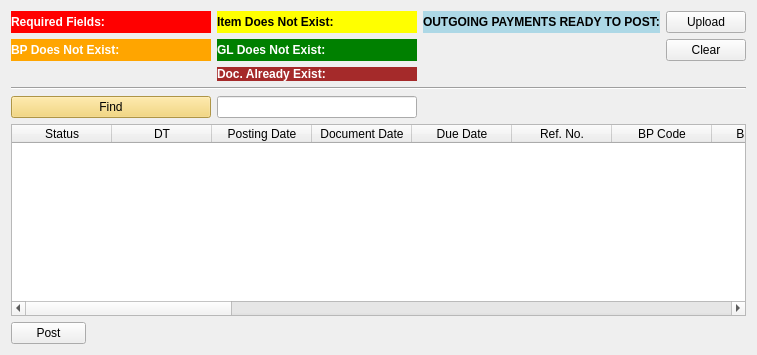
      <widget class="QWidget" name="tab_disbursement">
       <attribute name="title">
        <string>Disbursement</string>
       </attribute>
       <layout class="QGridLayout" name="gridLayout_5">
        <item row="3" column="0" colspan="4">
         <widget class="Line" name="line_4">
          <property name="orientation">
           <enum>Qt::Horizontal</enum>
          </property>
         </widget>
        </item>
        <item row="0" column="1">
         <widget class="QLabel" name="label_ovpm_total_item_not_exist">
          <property name="sizePolicy">
           <sizepolicy hsizetype="Fixed" vsizetype="Preferred">
            <horstretch>0</horstretch>
            <verstretch>0</verstretch>
           </sizepolicy>
          </property>
          <property name="minimumSize">
           <size>
            <width>200</width>
            <height>0</height>
           </size>
          </property>
          <property name="maximumSize">
           <size>
            <width>200</width>
            <height>16777215</height>
           </size>
          </property>
          <property name="styleSheet">
           <string notr="true">QLabel {
background-color:yellow;
color:black;
font-weight: bold
}</string>
          </property>
          <property name="text">
           <string>Item Does Not Exist:</string>
          </property>
         </widget>
        </item>
        <item row="7" column="0" colspan="4">
         <widget class="QTableWidget" name="tableWidget_ovpm">
          <property name="styleSheet">
           <string notr="true">QPushButton {
	background-color: #f3d162
}</string>
          </property>
          <column>
           <property name="text">
            <string>Status</string>
           </property>
          </column>
          <column>
           <property name="text">
            <string>DT</string>
           </property>
          </column>
          <column>
           <property name="text">
            <string>Posting Date</string>
           </property>
          </column>
          <column>
           <property name="text">
            <string>Document Date</string>
           </property>
          </column>
          <column>
           <property name="text">
            <string>Due Date</string>
           </property>
          </column>
          <column>
           <property name="text">
            <string>Ref. No.</string>
           </property>
          </column>
          <column>
           <property name="text">
            <string>BP Code</string>
           </property>
          </column>
          <column>
           <property name="text">
            <string>BP Name</string>
           </property>
          </column>
          <column>
           <property name="text">
            <string>Ctrl Acct</string>
           </property>
          </column>
          <column>
           <property name="text">
            <string>Unit</string>
           </property>
          </column>
          <column>
           <property name="text">
            <string>Unit Name</string>
           </property>
          </column>
          <column>
           <property name="text">
            <string>Doc. No.</string>
           </property>
          </column>
          <column>
           <property name="text">
            <string>Remarks</string>
           </property>
          </column>
          <column>
           <property name="text">
            <string>Intsr. No</string>
           </property>
          </column>
          <column>
           <property name="text">
            <string>Cont. No.</string>
           </property>
          </column>
          <column>
           <property name="text">
            <string>Clrng Doc.</string>
           </property>
          </column>
          <column>
           <property name="text">
            <string>Clrng DT</string>
           </property>
          </column>
          <column>
           <property name="text">
            <string>2nd Sub Acct</string>
           </property>
          </column>
          <column>
           <property name="text">
            <string>Line No.</string>
           </property>
          </column>
          <column>
           <property name="text">
            <string>Currency</string>
           </property>
          </column>
          <column>
           <property name="text">
            <string>Trans Amount</string>
           </property>
          </column>
          <column>
           <property name="text">
            <string>Line Total</string>
           </property>
          </column>
          <column>
           <property name="text">
            <string>SAP Doc Entry</string>
           </property>
          </column>
          <column>
           <property name="text">
            <string>Obj Type</string>
           </property>
          </column>
         </widget>
        </item>
        <item row="1" column="0">
         <widget class="QLabel" name="label_ovpm_total_bp_not_exist">
          <property name="sizePolicy">
           <sizepolicy hsizetype="Fixed" vsizetype="Preferred">
            <horstretch>0</horstretch>
            <verstretch>0</verstretch>
           </sizepolicy>
          </property>
          <property name="minimumSize">
           <size>
            <width>200</width>
            <height>0</height>
           </size>
          </property>
          <property name="maximumSize">
           <size>
            <width>200</width>
            <height>16777215</height>
           </size>
          </property>
          <property name="styleSheet">
           <string notr="true">QLabel {
background-color:orange;
color:white;
font-weight: bold
}</string>
          </property>
          <property name="text">
           <string>BP Does Not Exist:</string>
          </property>
         </widget>
        </item>
        <item row="2" column="1">
         <widget class="QLabel" name="label_ovpm_total_exist">
          <property name="sizePolicy">
           <sizepolicy hsizetype="Fixed" vsizetype="Preferred">
            <horstretch>0</horstretch>
            <verstretch>0</verstretch>
           </sizepolicy>
          </property>
          <property name="minimumSize">
           <size>
            <width>100</width>
            <height>0</height>
           </size>
          </property>
          <property name="maximumSize">
           <size>
            <width>200</width>
            <height>16777215</height>
           </size>
          </property>
          <property name="styleSheet">
           <string notr="true">QLabel {
background-color:brown;
color:white;
font-weight: bold
}</string>
          </property>
          <property name="text">
           <string>Doc. Already Exist:</string>
          </property>
         </widget>
        </item>
        <item row="4" column="1">
         <widget class="QLineEdit" name="lineEdit_5"/>
        </item>
        <item row="1" column="1">
         <widget class="QLabel" name="label_8">
          <property name="sizePolicy">
           <sizepolicy hsizetype="Fixed" vsizetype="Preferred">
            <horstretch>0</horstretch>
            <verstretch>0</verstretch>
           </sizepolicy>
          </property>
          <property name="minimumSize">
           <size>
            <width>200</width>
            <height>0</height>
           </size>
          </property>
          <property name="maximumSize">
           <size>
            <width>200</width>
            <height>16777215</height>
           </size>
          </property>
          <property name="styleSheet">
           <string notr="true">QLabel {
background-color:green;
color:white;
font-weight: bold
}</string>
          </property>
          <property name="text">
           <string>GL Does Not Exist:</string>
          </property>
         </widget>
        </item>
        <item row="4" column="0">
         <widget class="QPushButton" name="pushButton_5">
          <property name="styleSheet">
           <string notr="true">QPushButton {
	background-color: #f3d162
}</string>
          </property>
          <property name="text">
           <string>Find</string>
          </property>
         </widget>
        </item>
        <item row="0" column="0">
         <widget class="QLabel" name="label_7">
          <property name="sizePolicy">
           <sizepolicy hsizetype="Fixed" vsizetype="Preferred">
            <horstretch>0</horstretch>
            <verstretch>0</verstretch>
           </sizepolicy>
          </property>
          <property name="minimumSize">
           <size>
            <width>100</width>
            <height>0</height>
           </size>
          </property>
          <property name="maximumSize">
           <size>
            <width>200</width>
            <height>16777215</height>
           </size>
          </property>
          <property name="autoFillBackground">
           <bool>false</bool>
          </property>
          <property name="styleSheet">
           <string notr="true">QLabel {
background-color:red;
color:white;
font-weight: bold
}</string>
          </property>
          <property name="text">
           <string>Required Fields: </string>
          </property>
         </widget>
        </item>
        <item row="0" column="3">
         <widget class="QPushButton" name="pushButton_show_outgoing">
          <property name="text">
           <string>Upload</string>
          </property>
         </widget>
        </item>
        <item row="8" column="0">
         <widget class="QPushButton" name="pushButton_upload_outgoing">
          <property name="maximumSize">
           <size>
            <width>75</width>
            <height>16777215</height>
           </size>
          </property>
          <property name="text">
           <string>Post</string>
          </property>
         </widget>
        </item>
        <item row="0" column="2">
         <widget class="QLabel" name="label_ovpm_total_ready">
          <property name="styleSheet">
           <string notr="true">QLabel {
background-color:rgb(173, 216, 230);
color:black;
font-weight: bold
}</string>
          </property>
          <property name="text">
           <string>OUTGOING PAYMENTS READY TO POST:</string>
          </property>
         </widget>
        </item>
        <item row="1" column="3">
         <widget class="QPushButton" name="pushButton_outgoing_clear">
          <property name="text">
           <string>Clear</string>
          </property>
         </widget>
        </item>
       </layout>
      </widget>
